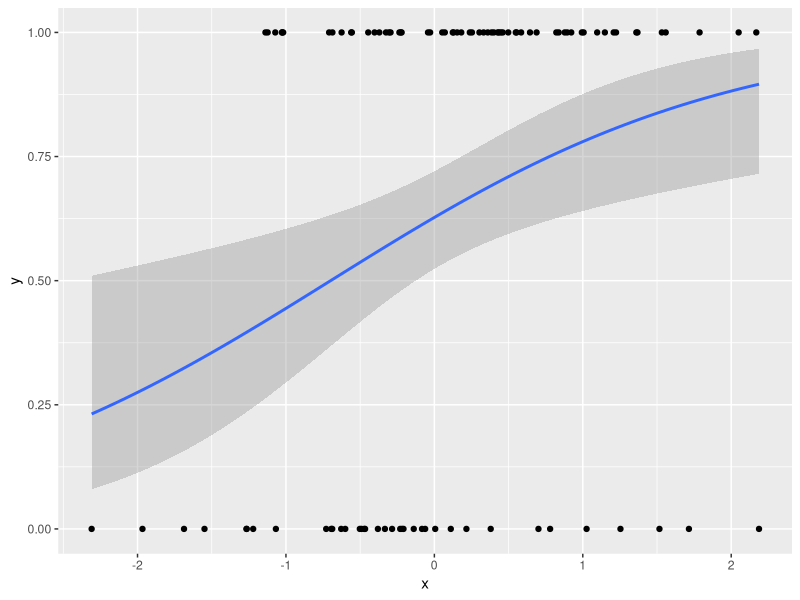
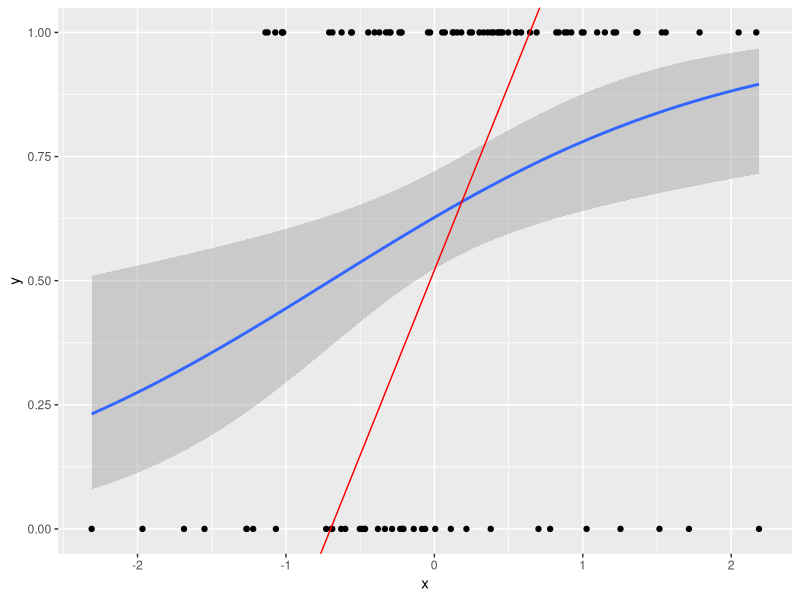

Write R code to recreate these figures, in order.
## ---- chunk 1
library(tidyverse)

# generate data for a logistic regression demostration

set.seed(123)
n <- 100
x <- rnorm(n)
y <- rbinom(n, 1, plogis(0.5 + 0.5 * x))
data <- tibble(x, y)

# plot the data
ggplot(data, aes(x, y)) +
  geom_point() +
  geom_smooth(method = "glm", method.args = list(family = "binomial"))
## ---- chunk 2
# fit a logistic regression model
model <- glm(y ~ x, data = data, family = "binomial")
summary(model)
exp(coef(model))
## ---- chunk 3
# plot the data and the model

ggplot(data, aes(x, y)) +
  geom_point() +
  geom_smooth(method = "glm", method.args = list(family = "binomial")) +
  geom_abline(intercept = coef(model)[1], slope = coef(model)[2], color = "red")
## ---- chunk 4
# predict the probability of y = 1 for a new value of x
new_data <- tibble(x = 0)
predict(model, newdata = new_data, type = "response")
